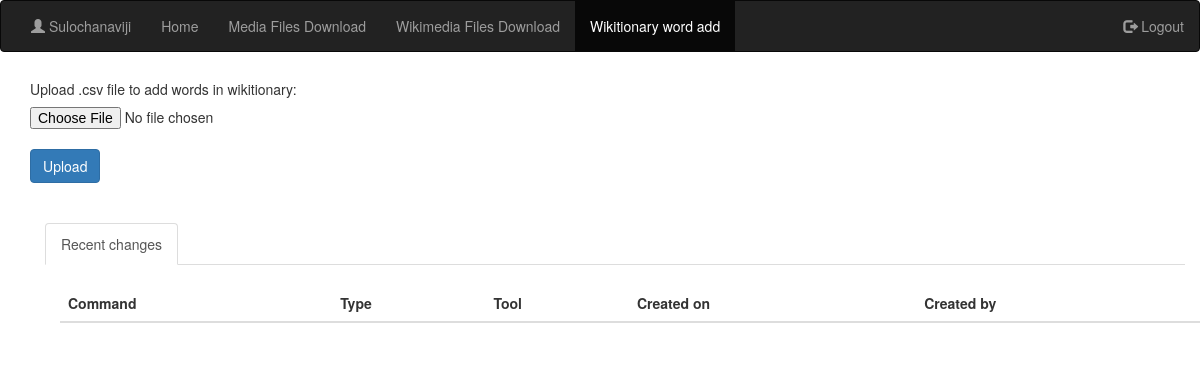
/wiki_dict_upload/ (signed in), run on an earlier commit of the app's database.
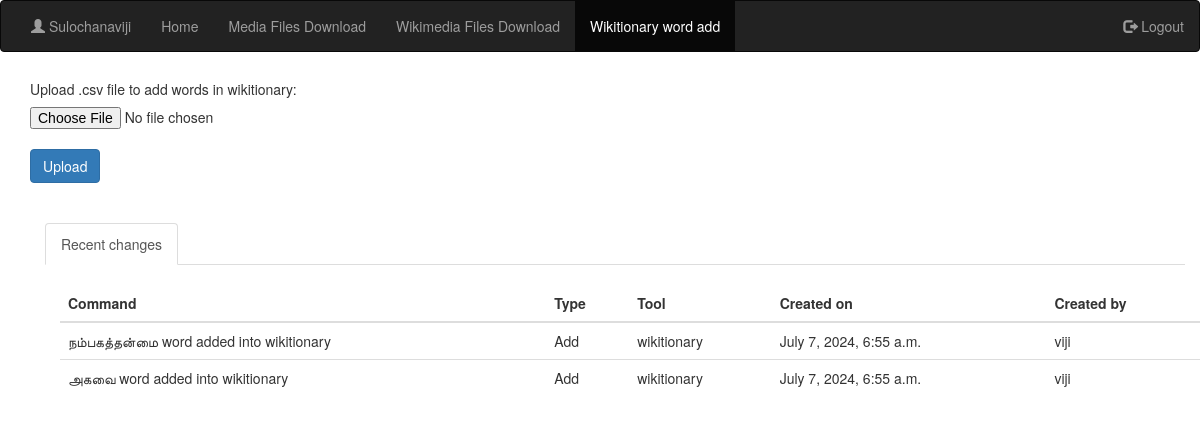
And on a later commit of the database.
### bulkdownloader/models.py (models this page shows)
class history(models.Model):
    command = models.CharField(max_length=250, null=True)
    file_name =  models.CharField(max_length=250, null=True)
    type = models.CharField(max_length=250, null=True)
    tool_type = models.CharField(max_length=250, null=True)
    created_on = models.DateTimeField(null=True)
    created_by = models.CharField(max_length=500, null=True)
    class Meta:
        db_table="history"

### bulkdownloader/views.py (the view, shortened to what this page needs)
# urls.py: path('wiki_dict_upload/', views.wiki_dict_upload),
@login_required(login_url='/login/')
def wiki_dict_upload(request):
    history_val_dict = {}
    username_val  = request.session['username']
    history_details = history.objects.all()
    return render(request, 'wiki_dict_upload.html',{'username_val':username_val,'history_val_dict':history_details})

### bulkdownloader/templates/wiki_dict_upload.html (shortened to what this page needs)
<!DOCTYPE html>
<html lang="en">
<head>
  <link rel="stylesheet" href="https://maxcdn.bootstrapcdn.com/bootstrap/3.4.1/css/bootstrap.min.css">
</head>
</head>
<body>
<nav class="navbar navbar-inverse">
  <div class="container-fluid">
    <ul class="nav navbar-nav">
    <li><a href="/home"><span class="glyphicon glyphicon-user"></span>&nbsp;{{username_val}}</a></li>
      <li><a href="/home">Home</a></li>
      <li><a href="/media_download">Media Files Download</a></li>
      <li><a href="/wiki-commons-file-download">Wikimedia Files Download</a></li>
      <li class="active"><a href="/wiki_dict_upload">Wikitionary word add</a></li>
      </ul>
    <ul class="nav navbar-nav navbar-right">
          <li><a href="/logout">
          <span class="glyphicon glyphicon-log-out"></span> Logout
        </a></li>
        </ul>
    </div>
</nav>
<div class="container mt-3">
<form method="POST">
<div class="card bg-light text-dark">
  <h5 class="card-header">Upload .csv file to add words in wikitionary:</h5>
  <div class="card-body">
    <input type="file" id="dict_file" name="dict_file">
  </div><br>
  <div class="card-footer">
      <button type="submit" class="btn btn-primary" name="dict_upload">Upload</button><div class="spinner-border"></div>
  </div>
</div>
  </form>
  <div>
  <br>
</div>
<div class="container">
  <br>
  <ul class="nav nav-tabs" role="tablist">
    <li class="nav-item active">
     <a class="nav-link active" data-toggle="tab" href="#home" aria-expanded="true">Recent changes</a>
    </li>
  </ul>
  <div class="tab-content">
    <div id="home" class="container tab-pane active"><br>
      <table class="table table-hover">
  <thead>
    <tr>
      <th scope="col">Command</th>
      <th scope="col">Type</th>
      <th scope="col">Tool</th>
      <th scope="col">Created on</th>
      <th scope="col">Created by</th>
    </tr>
  </thead>
  <tbody>
  {% for i in history_val_dict %}
    <tr>
      <td>{{i.command}}</td>
      <td>{{i.type}}</td>
      <td>{{i.tool_type}}</td>
      <td>{{i.created_on}}</td>
      <td>{{i.created_by}}</td>
    </tr>
     {% endfor %}
  </tbody>
</table>
    </div>
  </div>
</div>
</body>
</html>

What changed in the data, as far as the page shows it:
added history: command "நம்பகத்தன்மை word added into wikitionary", type "Add", tool_type "wikitionary", created_on "July 7, 2024, 6:55 a.m.", created_by "viji"
added history: command "அகவை word added into wikitionary", type "Add", tool_type "wikitionary", created_on "July 7, 2024, 6:55 a.m.", created_by "viji"
